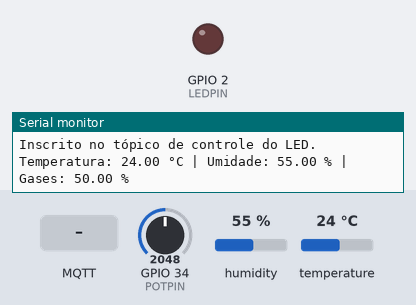
This sketch was run on a simulated ESP32. Parts: output pins drawn as LEDs (lit = HIGH), the last lines printed to the serial monitor. Inputs (shaded band) come from the test bench; at power-on: GPIO 34 (POTPIN) = 2048, humidity 55 %, temperature 24 °C. WiFi joins after 1.5 s; servers stay silent unless stated; no MQTT or app messages arrive unless stated.

Above: at 2.7 s.
2.8 s: MQTT message "ON" arrives on the first subscribed topic
At 5.7 s:
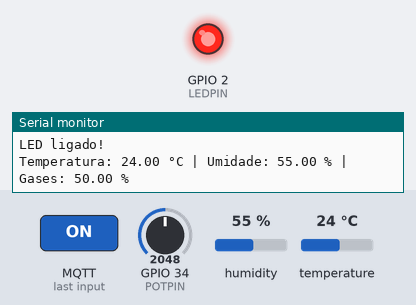
6.0 s: MQTT message "1" arrives on the first subscribed topic
At 8.2 s:
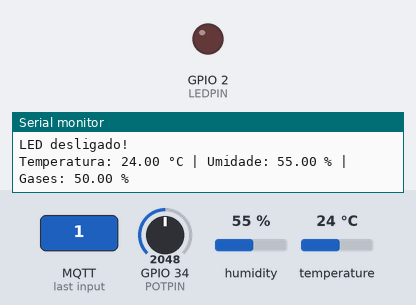
Timing chart, 0 to 9.7 s (numbered marks = the images above; inputs shaded):
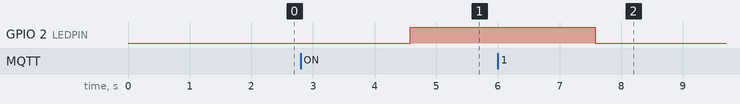

The sketch:

sketch.ino
```cpp
/*******************************************************
 *  PROJETO: Monitor de Qualidade do Ar com ESP32
 *  SENSORES: DHT22 (temperatura/umidade)
 *            Potenciômetro simulando MQ-135 (gases)
 *  MQTT: Publica dados em "vinicius/monitorar/ar"
 *        Recebe comandos ON/OFF em "vinicius/monitorar/led"
 *******************************************************/

#include "DHT.h"
#include <WiFi.h>
#include <PubSubClient.h>

// -------------------------
// DEFINIÇÃO DE PINOS
// -------------------------
#define DHTPIN 15
#define DHTTYPE DHT22
#define POTPIN 34
#define LEDPIN 2

// -------------------------
// CONFIGURAÇÃO DO WI-FI
// -------------------------
const char* ssid = "Wokwi-GUEST";
const char* password = "";

// -------------------------
// CONFIGURAÇÃO DO BROKER MQTT (HiveMQ Público)
// -------------------------
const char* mqtt_server = "broker.hivemq.com";

// Objetos MQTT e Wi-Fi
WiFiClient espClient;
PubSubClient client(espClient);

// Objeto do sensor DHT
DHT dht(DHTPIN, DHTTYPE);


// ======================================================
// FUNÇÃO: Conectar ao Wi-Fi
// ======================================================
void setup_wifi() {
  delay(10);
  Serial.println("Conectando ao Wi-Fi...");
  WiFi.begin(ssid, password);

  while (WiFi.status() != WL_CONNECTED) {
    delay(500);
    Serial.print(".");
  }

  Serial.println("\nWi-Fi conectado!");
  Serial.print("IP obtido: ");
  Serial.println(WiFi.localIP());
}


// ======================================================
// CALLBACK - Executa quando chega mensagem MQTT
// ======================================================
void callback(char* topic, byte* message, unsigned int length) {
  String msg;

  for (int i = 0; i < length; i++) {
    msg += (char)message[i];
  }

  Serial.print("Mensagem recebida em [");
  Serial.print(topic);
  Serial.print("]: ");
  Serial.println(msg);

  // Controle do LED por comando MQTT
  if (String(topic) == "vinicius/monitorar/led") {
    if (msg == "ON") {
      digitalWrite(LEDPIN, HIGH);
      Serial.println("LED ligado!");
    } else {
      digitalWrite(LEDPIN, LOW);
      Serial.println("LED desligado!");
    }
  }
}


// ======================================================
// FUNÇÃO: Reconexão ao MQTT
// ======================================================
void reconnect() {
  while (!client.connected()) {
    Serial.print("Tentando conectar ao broker MQTT... ");

    if (client.connect("ESP32MonitorQualidadeAr")) {
      Serial.println("Conectado!");

      // Assina tópico do LED
      client.subscribe("vinicius/monitorar/led");
      Serial.println("Inscrito no tópico de controle do LED.");
    }
    else {
      Serial.print("Falhou, rc= ");
      Serial.print(client.state());
      Serial.println("... tentando novamente em 5s.");
      delay(5000);
    }
  }
}


// ======================================================
// SETUP PRINCIPAL
// ======================================================
void setup() {
  Serial.begin(115200);

  pinMode(LEDPIN, OUTPUT);
  dht.begin();

  setup_wifi();

  client.setServer(mqtt_server, 1883);
  client.setCallback(callback);

  Serial.println("Monitor de Qualidade do Ar iniciado!");
}


// ======================================================
// LOOP PRINCIPAL
// ======================================================
void loop() {

  // Mantém conexão MQTT ativa
  if (!client.connected()) {
    reconnect();
  }
  client.loop();

  // Leituras do sensor
  float temperatura = dht.readTemperature();
  float umidade = dht.readHumidity();
  int potValue = analogRead(POTPIN);
  float gases = map(potValue, 0, 4095, 0, 100);

  // Impressão no monitor serial
  Serial.print("Temperatura: ");
  Serial.print(temperatura);
  Serial.print(" °C | Umidade: ");
  Serial.print(umidade);
  Serial.print(" % | Gases: ");
  Serial.print(gases);
  Serial.println(" %");


  // Envio MQTT
  String payload = "{\"temperatura\": " + String(temperatura, 1) +
                   ", \"umidade\": " + String(umidade, 1) +
                   ", \"gases\": " + String(gases, 1) + "}";

  client.publish("vinicius/monitorar/ar", payload.c_str());

  delay(3000);
}
```

Measured:
- after the input at 2.8 s, GPIO 2 (LEDPIN): LOW → HIGH after 1.8 s
- after the input at 6.0 s, GPIO 2 (LEDPIN): HIGH → LOW after 1.6 s
